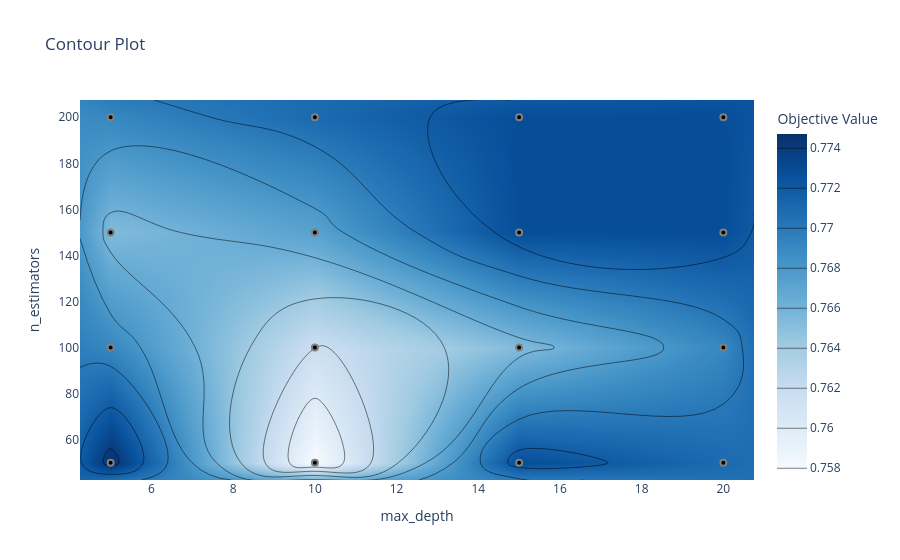

Source (notebook cell):
### Code cell
from optuna.visualization import plot_contour

# 4. Contour Plot
plot_contour(study).show()

### Figure 1 — Plotly figure (JSON) as saved in the notebook; plotly's stock layout.template omitted (floating-point values rounded to 4 significant figures)
{"data": [{"colorbar": {"title": {"text": "Objective Value"}}, "colorscale": [[0, "rgb(247,251,255)"], [0.125, "rgb(222,235,247)"], [0.25, "rgb(198,219,239)"], [0.375, "rgb(158,202,225)"], [0.5, "rgb(107,174,214)"], [0.625, "rgb(66,146,198)"], [0.75, "rgb(33,113,181)"], [0.875, "rgb(8,81,156)"], [1, "rgb(8,48,107)"]], "connectgaps": true, "contours": {"coloring": "heatmap"}, "hoverinfo": "none", "line": {"smoothing": 1.3}, "reversescale": false, "type": "contour", "x": [4.25, 5, 10, 15, 20, 20.75], "y": [42.5, 50, 100, 150, 200, 207.5], "z": [[NaN, NaN, NaN, NaN, NaN, NaN], [NaN, 0.7747, 0.7579, 0.7728, 0.7709, NaN], [NaN, 0.7691, 0.7616, 0.7654, 0.7691, NaN], [NaN, 0.7654, 0.7672, 0.7728, 0.7728, NaN], [NaN, 0.7691, 0.7709, 0.7728, 0.7728, NaN], [NaN, NaN, NaN, NaN, NaN, NaN]]}, {"marker": {"color": "black", "line": {"color": "Gray", "width": 2}}, "mode": "markers", "name": "Feasible Trial", "showlegend": false, "type": "scatter", "x": [5, 10, 15, 15, 20, 10, 5, 20, 15, 10, 20, 15, 5, 5, 10, 20], "y": [100, 150, 50, 100, 100, 50, 150, 150, 150, 200, 200, 200, 200, 50, 100, 50]}, {"marker": {"color": "#cccccc", "line": {"color": "Gray", "width": 2}}, "mode": "markers", "name": "Infeasible Trial", "showlegend": false, "type": "scatter", "x": [], "y": []}], "layout": {"title": {"text": "Contour Plot"}, "xaxis": {"range": [4.25, 20.75], "title": {"text": "max_depth"}}, "yaxis": {"range": [42.5, 207.5], "title": {"text": "n_estimators"}}}}
